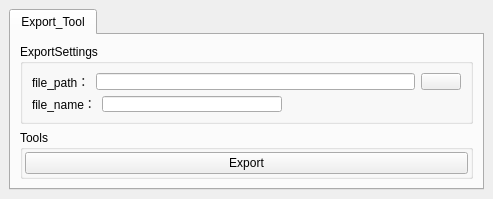
<?xml version="1.0" encoding="UTF-8"?>
<ui version="4.0">
 <class>MainWindow</class>
 <widget class="QMainWindow" name="MainWindow">
  <property name="geometry">
   <rect>
    <x>0</x>
    <y>0</y>
    <width>493</width>
    <height>199</height>
   </rect>
  </property>
  <property name="windowTitle">
   <string>MainWindow</string>
  </property>
  <widget class="QWidget" name="centralwidget">
   <property name="minimumSize">
    <size>
     <width>493</width>
     <height>138</height>
    </size>
   </property>
   <layout class="QHBoxLayout" name="horizontalLayout">
    <item>
     <widget class="QTabWidget" name="anim_gui_tab_widet">
      <property name="currentIndex">
       <number>0</number>
      </property>
      <widget class="QWidget" name="tab_2">
       <attribute name="title">
        <string>Export_Tool</string>
       </attribute>
       <layout class="QVBoxLayout" name="verticalLayout_2">
        <item>
         <widget class="QGroupBox" name="groupBox">
          <property name="title">
           <string>ExportSettings</string>
          </property>
          <layout class="QVBoxLayout" name="verticalLayout">
           <item>
            <layout class="QHBoxLayout" name="horizontalLayout_7">
             <item>
              <widget class="QLabel" name="label_2">
               <property name="text">
                <string>file_path：</string>
               </property>
              </widget>
             </item>
             <item>
              <widget class="QLineEdit" name="directory_txt"/>
             </item>
             <item>
              <widget class="QPushButton" name="get_directory_btn">
               <property name="text">
                <string/>
               </property>
              </widget>
             </item>
            </layout>
           </item>
           <item>
            <layout class="QHBoxLayout" name="horizontalLayout_2">
             <item>
              <widget class="QLabel" name="label_3">
               <property name="text">
                <string>file_name：</string>
               </property>
              </widget>
             </item>
             <item>
              <widget class="QLineEdit" name="filename_txt"/>
             </item>
             <item>
              <spacer name="horizontalSpacer_2">
               <property name="orientation">
                <enum>Qt::Horizontal</enum>
               </property>
               <property name="sizeHint" stdset="0">
                <size>
                 <width>40</width>
                 <height>20</height>
                </size>
               </property>
              </spacer>
             </item>
            </layout>
           </item>
          </layout>
         </widget>
        </item>
        <item>
         <widget class="QGroupBox" name="groupBox_2">
          <property name="title">
           <string>Tools</string>
          </property>
          <layout class="QVBoxLayout" name="verticalLayout_4">
           <property name="leftMargin">
            <number>2</number>
           </property>
           <property name="topMargin">
            <number>2</number>
           </property>
           <property name="rightMargin">
            <number>2</number>
           </property>
           <property name="bottomMargin">
            <number>2</number>
           </property>
           <item>
            <widget class="QPushButton" name="export_btn">
             <property name="text">
              <string>Export</string>
             </property>
            </widget>
           </item>
          </layout>
         </widget>
        </item>
       </layout>
      </widget>
     </widget>
    </item>
   </layout>
  </widget>
 </widget>
 <resources/>
 <connections/>
</ui>
